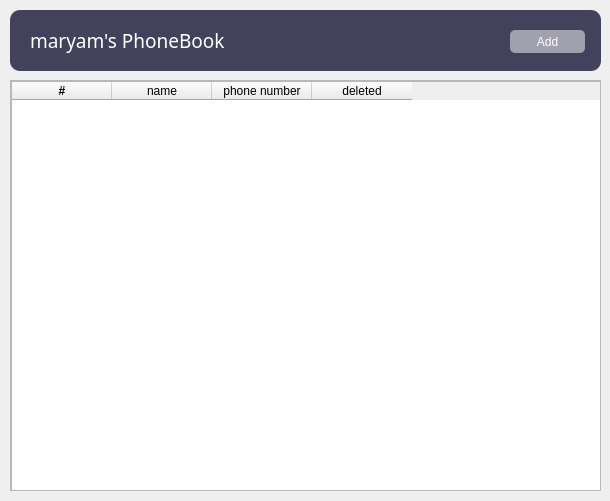
<?xml version="1.0" encoding="UTF-8"?>
<ui version="4.0">
 <class>phonebook</class>
 <widget class="QWidget" name="phonebook">
  <property name="geometry">
   <rect>
    <x>0</x>
    <y>0</y>
    <width>610</width>
    <height>501</height>
   </rect>
  </property>
  <property name="windowTitle">
   <string>phonebook</string>
  </property>
  <widget class="QScrollArea" name="scrollArea">
   <property name="geometry">
    <rect>
     <x>10</x>
     <y>80</y>
     <width>591</width>
     <height>411</height>
    </rect>
   </property>
   <property name="widgetResizable">
    <bool>true</bool>
   </property>
   <widget class="QWidget" name="scrollAreaWidgetContents">
    <property name="geometry">
     <rect>
      <x>0</x>
      <y>0</y>
      <width>589</width>
      <height>409</height>
     </rect>
    </property>
    <widget class="QTableWidget" name="tableWidget">
     <property name="geometry">
      <rect>
       <x>0</x>
       <y>0</y>
       <width>591</width>
       <height>421</height>
      </rect>
     </property>
     <property name="maximumSize">
      <size>
       <width>631</width>
       <height>16777215</height>
      </size>
     </property>
     <property name="styleSheet">
      <string notr="true"/>
     </property>
     <property name="columnCount">
      <number>4</number>
     </property>
     <attribute name="verticalHeaderDefaultSectionSize">
      <number>39</number>
     </attribute>
     <column>
      <property name="text">
       <string>#</string>
      </property>
      <property name="font">
       <font>
        <weight>75</weight>
        <bold>true</bold>
       </font>
      </property>
     </column>
     <column>
      <property name="text">
       <string>name</string>
      </property>
     </column>
     <column>
      <property name="text">
       <string>phone number</string>
      </property>
     </column>
     <column>
      <property name="text">
       <string>deleted</string>
      </property>
     </column>
    </widget>
   </widget>
  </widget>
  <widget class="QColumnView" name="columnView">
   <property name="geometry">
    <rect>
     <x>10</x>
     <y>10</y>
     <width>591</width>
     <height>61</height>
    </rect>
   </property>
   <property name="styleSheet">
    <string notr="true">background-color:#43425d; border: 0px solid; border-radius: 10px;</string>
   </property>
  </widget>
  <widget class="QLabel" name="label">
   <property name="geometry">
    <rect>
     <x>30</x>
     <y>20</y>
     <width>201</width>
     <height>41</height>
    </rect>
   </property>
   <property name="font">
    <font>
     <family>Kristen ITC</family>
     <pointsize>14</pointsize>
     <weight>50</weight>
     <bold>false</bold>
    </font>
   </property>
   <property name="styleSheet">
    <string notr="true">color:white;</string>
   </property>
   <property name="text">
    <string>maryam's PhoneBook</string>
   </property>
  </widget>
  <widget class="QPushButton" name="pushButton">
   <property name="geometry">
    <rect>
     <x>510</x>
     <y>30</y>
     <width>75</width>
     <height>23</height>
    </rect>
   </property>
   <property name="cursor">
    <cursorShape>PointingHandCursor</cursorShape>
   </property>
   <property name="styleSheet">
    <string notr="true">background-color: rgba(255,255,255,0.5); border-radius: 5px; color: white;</string>
   </property>
   <property name="text">
    <string>Add</string>
   </property>
  </widget>
 </widget>
 <resources/>
 <connections/>
</ui>
